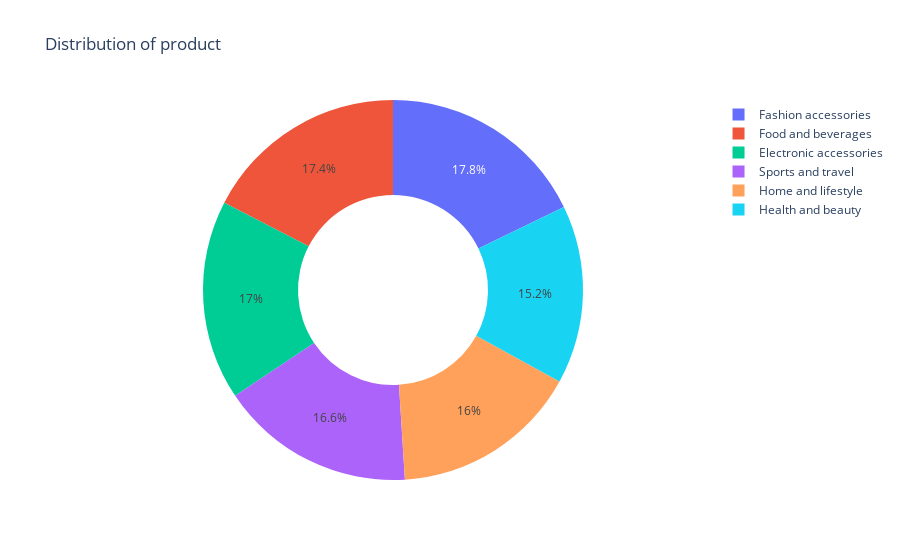

Source (notebook cell):
### Code cell
type = df['Product line'].value_counts()
product = type.index
quantity = type.values

figure = px.pie(df, 
             values=quantity, 
             names=product,hole = 0.5, 
             title="Distribution of product")
figure.show()

### Figure 1 — Plotly figure (JSON) as saved in the notebook; plotly's stock layout.template omitted (floating-point values rounded to 4 significant figures)
{"data": [{"domain": {"x": [0, 1], "y": [0, 1]}, "hole": 0.5, "hovertemplate": "label=%{label}<br>value=%{value}<extra></extra>", "labels": ["Fashion accessories", "Food and beverages", "Electronic accessories", "Sports and travel", "Home and lifestyle", "Health and beauty"], "legendgroup": "", "name": "", "showlegend": true, "type": "pie", "values": [178, 174, 170, 166, 160, 152]}], "layout": {"legend": {"tracegroupgap": 0}, "title": {"text": "Distribution of product"}}}
